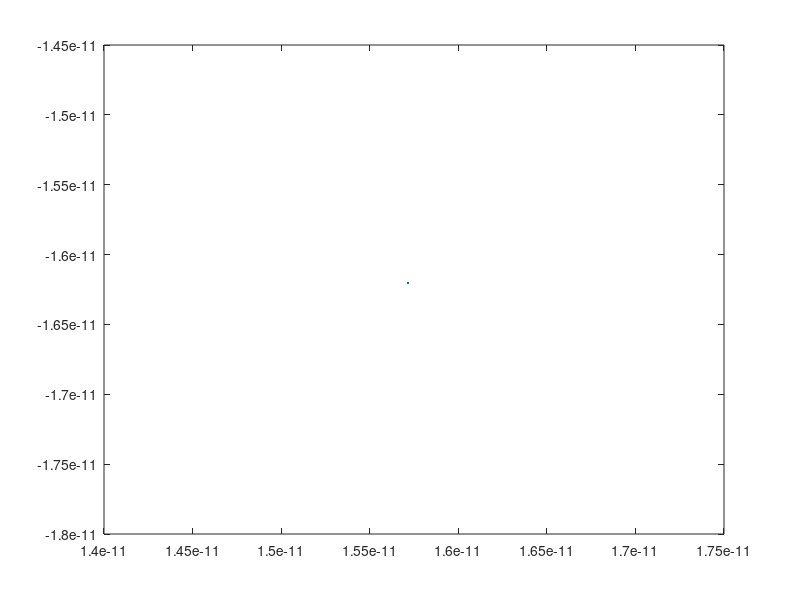

This figure's MATLAB source: (Note: this script raises an error after producing the figure.)
%%
% Self-Check Random a)
n = 10^6;
a = randi(90,1,n);
b = randi(90,1,n);

res = sum(a+b >= 60)/n*100;
%%
% Self-Check Random b)
n = 10^6;
x = randn(1, n);
y = randn(1, n);
res = sum(x.^2 + y.^2 >= 2)/n*100;

%%
% Self-Check Spline
x = [-15,-10,25,35];
y = [3.9, 3.8, 6.4, 6.5];
x_interp = [-15:35];
y_interp = spline(x,y,x_interp);
plot(x_interp, y_interp, '-r');
res = interp1(x,y, 0)

%%
% Self-Check Equation
format longG
g = 9.8065;
k = 0.00341;
y = @(t) (log(cosh(t*sqrt(g*k))))/k;
res = y(34)

%%
% Poissrnd Nieren

muA = 1;
muB = 2;

gA = exprnd(muA, 1, n);
gB = exprnd(muB, 1, n);

poissA = poissrnd(gA);
poissB = poissrnd(gB);

poissAB = poissrnd(gB - gA);

wA = sum(poissA > 0) / n;

wB = sum((((poissA >= 2) .* (gB > gA)) + (poissA == 0) .* (gB > gA) .* (poissAB >= 1) + (gB < gA) .* (poissB >= 2)) / n);

%%
% Nichtlineare Optimierungsprobleme
% [v, opt] = fminunc(f, start);
% f: Funktion welche optimiert wird
% start: Startpositon

f = @(v)0.5.*v(1).^2 + 2.5.*v(2).^2;
[v, opt] = fmincon(f, [1,1]);
x = v(1);
y = v(2);
plot(x,y);

%%
% Optimierungen mit Nebenbedingungen
% [v, opt] = fminunc(f, start, A, b, Aeq, beq, lb, ub, confun); 
%    ^
%    |
%  Siehe Folien

f = @(v) 0.5.*v(1)^2+2.5.*v(2).^2
start = [1,1];
A=[-1,-1];
b=[-0.5];
[v, opt]=fmincon(f,start,[-1,-1],[-0.5]);

%%
f = @(v) 0.5.*v(1)^2+2.5.*v(2).^2
start = [1,1];
Aeq=[0,1];
beq=[1];
[v, opt]=fmincon(f,start, [], [], Aeq, beq);

%%
f = @(v) 0.5.*v(1)^2+2.5.*v(2).^2
start = [1,1];
lb=[0.9,0.9];
ub=[1.1,1.1];
[v, opt]=fmincon(f,start, [], [], [], [], lb, ub);

%%
% Constraint
f = @(v) 0.5.*v(1)^2+2.5.*v(2).^2
[v, opt]=fmincon(f, [1,1],[],[],[],[],[],[], @confun);
x=v(1);
y=v(2);
